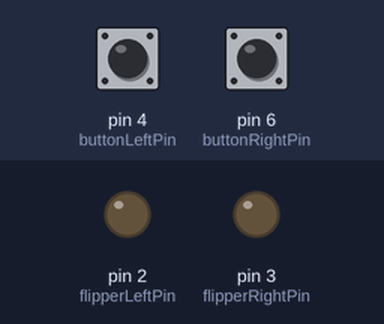
Simulated run of this sketch. Board: Arduino Uno, built with avr-gcc and run on an emulated ATmega328P. Parts: output pins drawn as LEDs (lit = HIGH). The test bench sets the inputs (shaded band); at power-on: pin 4 (buttonLeftPin) LOW, pin 6 (buttonRightPin) LOW.

Above: at 1.2 s.
1.3 s: pin 4 (buttonLeftPin) pulled HIGH for 0.15 s
At 1.37 s:
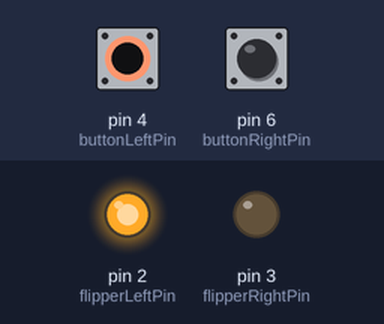
2.9 s: pin 6 (buttonRightPin) pulled HIGH for 0.15 s
At 2.98 s:
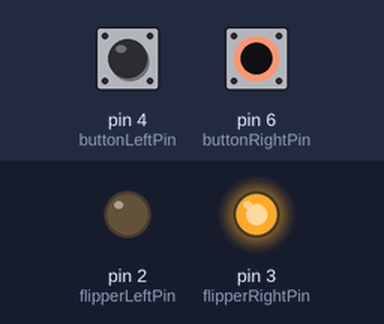
4.5 s: pin 6 (buttonRightPin) pulled HIGH for 3.2 s
At 8.7 s:
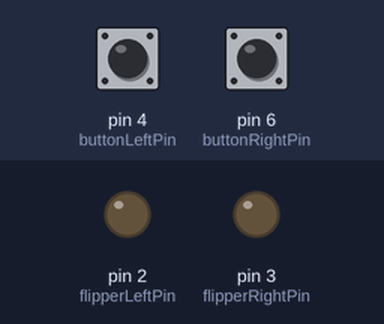
9.2 s: pin 4 (buttonLeftPin) pulled HIGH for 3.2 s
At 9.6 s:
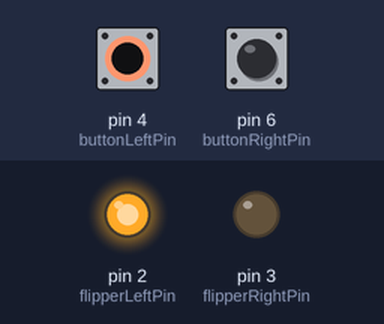
13.9 s: pin 4 (buttonLeftPin) driven HIGH and pin 6 (buttonRightPin) driven HIGH
At 14.4 s:
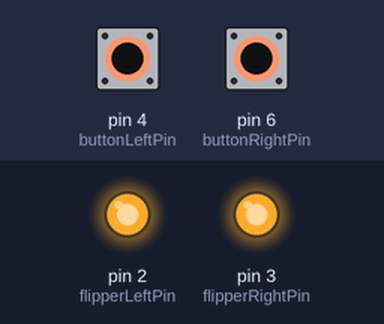
Timing chart, 0 to 16.4 s (numbered marks = the images above; inputs shaded):
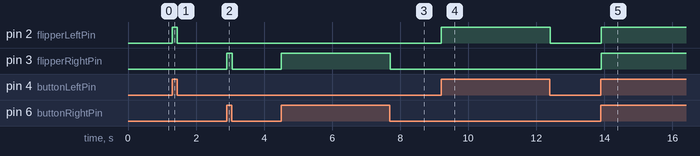

Measured:
- after the input at 1.3 s, pin 2 (flipperLeftPin): LOW → HIGH at once, → LOW 0.15 s later
- after the input at 2.9 s, pin 3 (flipperRightPin): LOW → HIGH at once, → LOW 0.15 s later
- after the input at 4.5 s, pin 3 (flipperRightPin): LOW → HIGH at once, → LOW 3.2 s later
- after the input at 9.2 s, pin 2 (flipperLeftPin): LOW → HIGH at once, → LOW 3.2 s later
- after the input at 13.9 s, pin 2 (flipperLeftPin), pin 3 (flipperRightPin): LOW → HIGH at once

The sketch:

FlipperTest.ino
```cpp
// Flipper test

const int buttonLeftPin = 4;
const int flipperLeftPin = 2;

const int buttonRightPin = 6;
const int flipperRightPin = 3;

void setup() {
  // put your setup code here, to run once:
  pinMode(buttonLeftPin, INPUT);
  pinMode(flipperLeftPin, OUTPUT);
  pinMode(buttonRightPin, INPUT);
  pinMode(flipperRightPin, OUTPUT);
}

void loop() {
  // put your main code here, to run repeatedly:
  //if (digitalRead(buttonLeftPin)) {
  //  digitalWrite(flipperLeftPin, HIGH);
  //}
  int buttonStateLeft = digitalRead(buttonLeftPin);
  int buttonStateRight = digitalRead(buttonRightPin);

  if (buttonStateLeft == HIGH) {
    // turn LED on:
    digitalWrite(flipperLeftPin, HIGH);
  } else {
    // turn LED off:
    digitalWrite(flipperLeftPin, LOW);
  }

  if (buttonStateRight == HIGH) {
    // turn LED on:
    digitalWrite(flipperRightPin, HIGH);
  } else {
    // turn LED off:
    digitalWrite(flipperRightPin, LOW);
  }

  delay(10);
}
```
